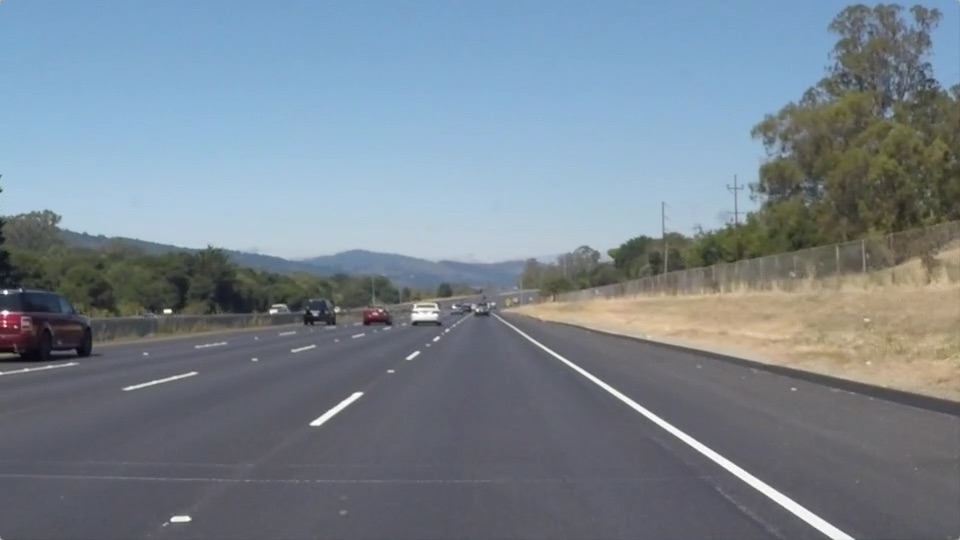
#> input picture test_images/solidWhiteRight.jpg, 960 x 540 px
$ jupyter execute Beezel.ipynb   (shell and % lines are left out)
#> lines starting #> are read from the running program, lines starting #| are printed output that depends on the picture; after the words box and inside, x2 and y2 are one past the last pixel; in counts of white or black regions, pixels touching at a corner belong together
[cell 1]
#importing some useful packages
import matplotlib.pyplot as plt
import matplotlib.image as mpimg
import numpy as np
import cv2


import math

# [6 lines left out: function grayscale, not called in this run]

def canny(img, low_threshold, high_threshold):
    """Applies the Canny transform"""
    return cv2.Canny(img, low_threshold, high_threshold)

def gaussian_blur(img, kernel_size):
    """Applies a Gaussian Noise kernel"""
    return cv2.GaussianBlur(img, (kernel_size, kernel_size), 0)

# [72 lines left out: functions region_of_interest, draw_lines, hough_lines, weighted_img, not called in this run]

#reading in an image
Roadim = mpimg.imread('test_images/solidWhiteRight.jpg',0)
#> Roadim is the input picture: shape (540, 960, 3); mean R, G, B 120.3, 132.6, 143.7
#printing out some stats and plotting
print('This image is:', type(Roadim), 'with dimesions:', Roadim.shape)
#| This image is: <class 'numpy.ndarray'> with dimesions: (540, 960, 3)
#plt.imshow(Roadim)  #call as plt.imshow(gray, cmap='gray') to show a grayscaled image


#grayscle
grayRoadim = cv2.cvtColor(Roadim,cv2.COLOR_RGB2GRAY)
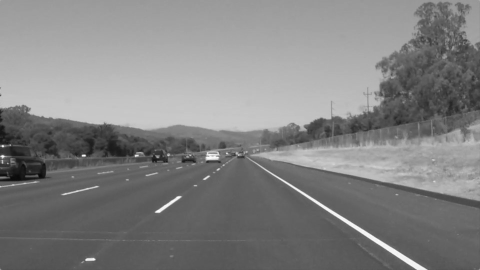
#> grayRoadim: shape (540, 960) (shown at 1/2 size); min 8, max 255, mean 130.1
#second = plt.imshow(grayRoadim)

# Define a kernel size and apply Gaussian smoothing
kernel_size = 5
blur_gray = cv2.GaussianBlur(grayRoadim,(kernel_size, kernel_size),0)

# Define our parameters for Canny and apply
low_threshold = 50
high_threshold = 150
edges = cv2.Canny(blur_gray, low_threshold, high_threshold)
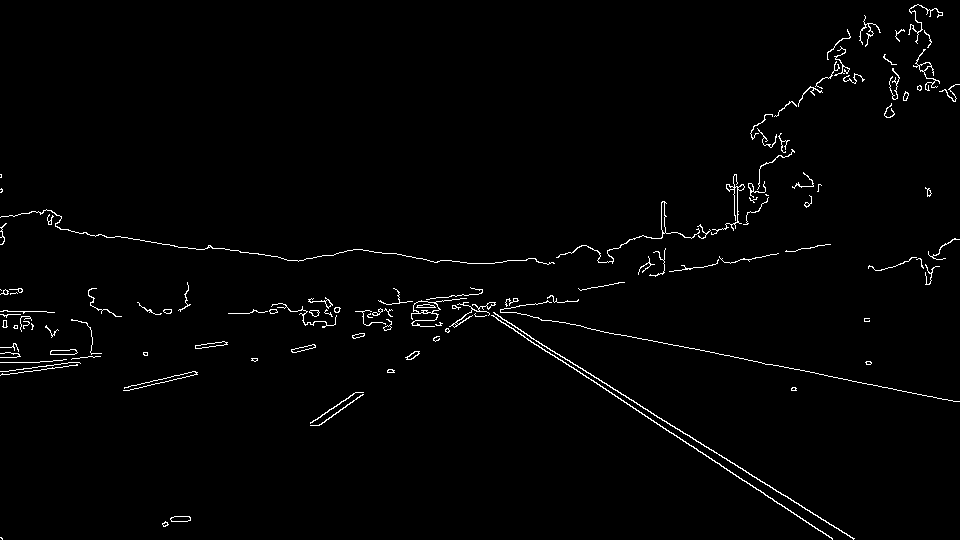
#> edges: shape (540, 960); 1.5% white in thin lines or dots

# Next we'll create a masked edges image using cv2.fillPoly()
mask = np.zeros_like(edges)
ignore_mask_color = 255

# This time we are defining a four sided polygon to mask
imshape = Roadim.shape
vertices = np.array([[(10,imshape[0]),(475, imshape[0]/1.9), (imshape[1]-475, imshape[0]/1.9), (imshape[1]-10,imshape[0])]], dtype=np.int32)
cv2.fillPoly(mask, vertices, ignore_mask_color)
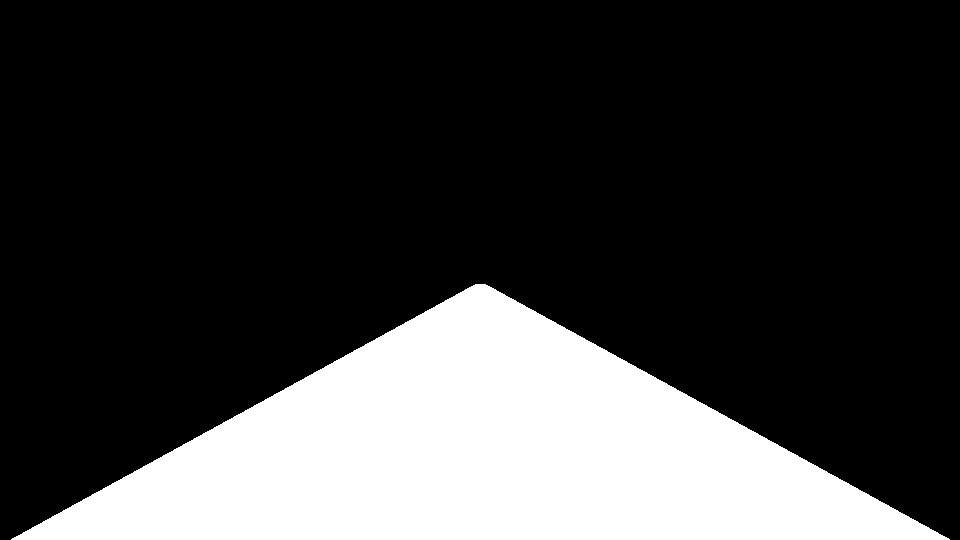
#> mask: shape (540, 960); 23.5% white; 1 white region, box (x1, y1, x2, y2) and area: (11, 284, 950, 540) 121809
masked_edges = cv2.bitwise_and(edges, mask)
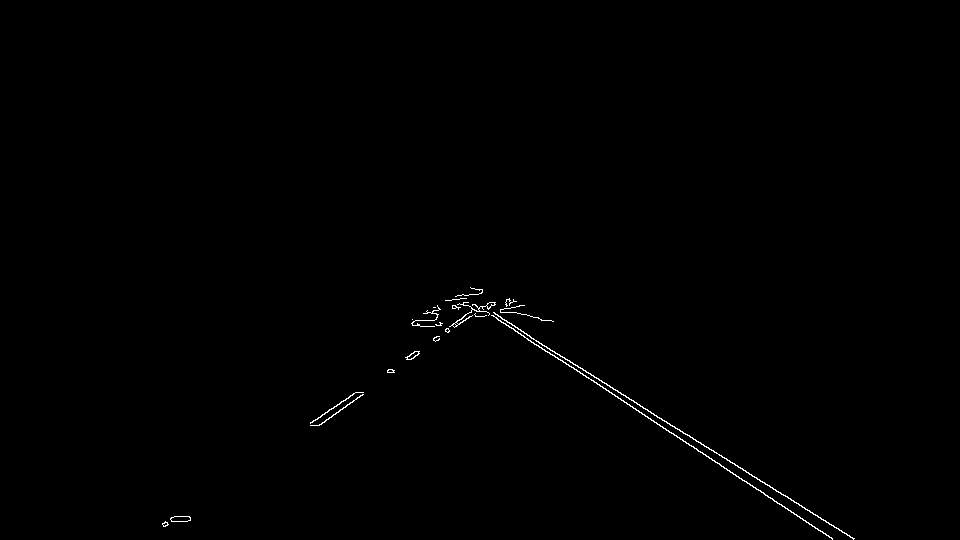
#> masked_edges: shape (540, 960); 0.38% white in thin lines or dots, all inside (x1, y1, x2, y2) = (162, 287, 855, 540)

# Define the Hough transform parameters
# Make a blank the same size as our image to draw on
rho = 2 # distance resolution in pixels of the Hough grid
theta = (np.pi/180) # angular resolution in radians of the Hough grid
threshold = 15     # minimum number of votes (intersections in Hough grid cell)
min_line_length = 40 #minimum number of pixels making up a line
max_line_gap = 20    # maximum gap in pixels between connectable line segments
line_image = np.copy(Roadim) # creating a blank to draw lines on

# Run Hough on edge detected image
# Output "lines" is an array containing endpoints of detected line segments
lines = cv2.HoughLinesP(masked_edges, rho, theta, threshold, np.array([]),
                            min_line_length, max_line_gap)
#> lines = 18 rows, first 6: [462, 294, 853, 538], [461, 295, 644, 414], [459, 295, 793, 512], [387, 372, 491, 302], [409, 356, 480, 306], [317, 425, 362, 394]

# Iterate over the output "lines" and draw lines on a blank image
for line in lines:
    for x1,y1,x2,y2 in line:
        cv2.line(line_image,(x1,y1),(x2,y2),(255,0,0),10)
#> this loop made 18 passes
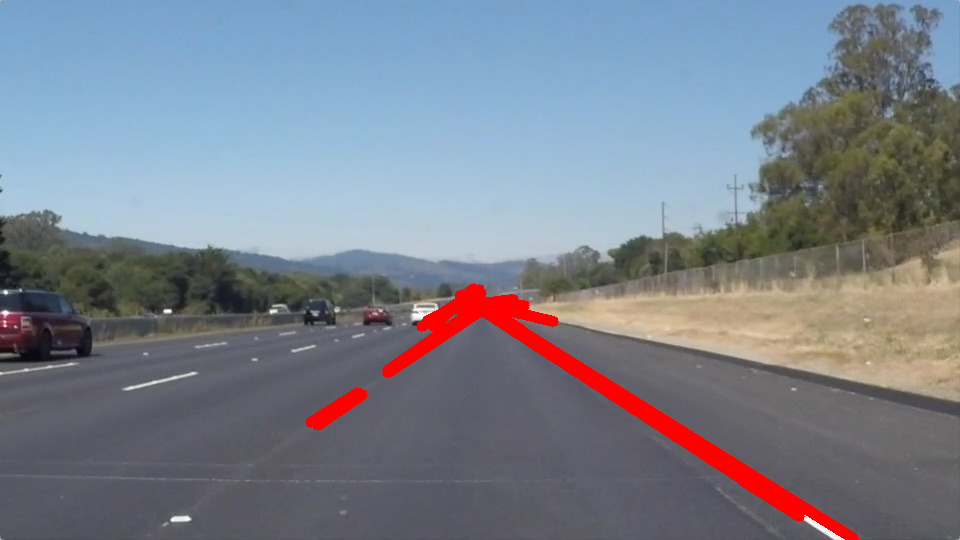
#> line_image: shape (540, 960, 3); 2.39% of pixels changed, all inside (x1, y1, x2, y2) = (305, 283, 859, 540)

# Create a "color" binary image to combine with line image
color_edges = np.dstack((edges, edges, edges))
#> color_edges: shape (540, 960, 3); 1.5% white in thin lines or dots

# Draw the lines on the edge image
lines_edges = cv2.addWeighted(color_edges, 0.8, line_image, 1, 0)
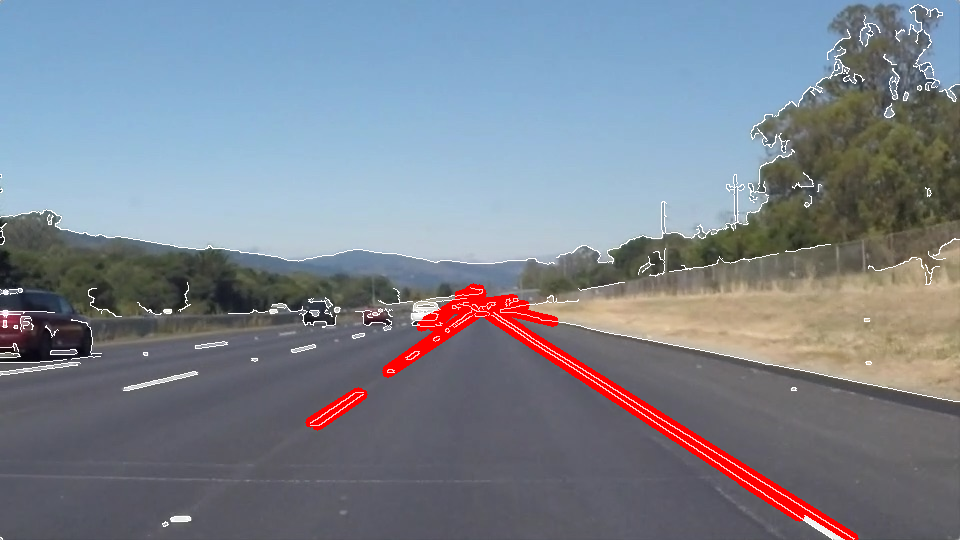
#> lines_edges: shape (540, 960, 3); mean of channels 0, 1, 2 124.6, 131.5, 142.5; drawn as R, G, B

# cv2.namedWindow("Chan")
# gama = cv2.imshow("Chan", lines_edges)

plt.imshow( lines_edges)

$ run again, with test_images/solidWhiteCurve.jpg copied over test_images/solidWhiteRight.jpg
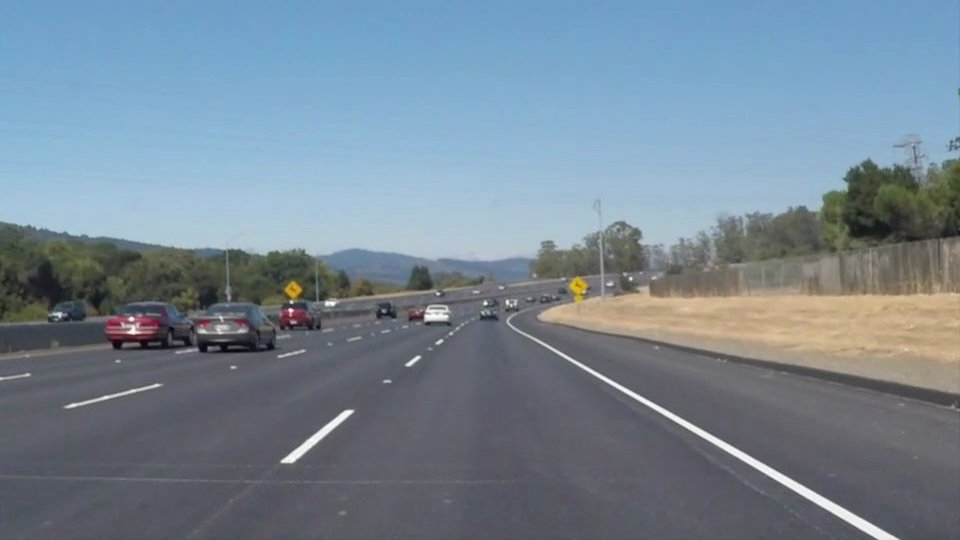
#> input picture test_images/solidWhiteCurve.jpg, 960 x 540 px
#> Roadim is the input picture: shape (540, 960, 3); mean R, G, B 118.5, 134.5, 148.1
#| This image is: <class 'numpy.ndarray'> with dimesions: (540, 960, 3)
#> `edges = cv2.Canny(blur_gray, low_threshold, high_threshold)`:
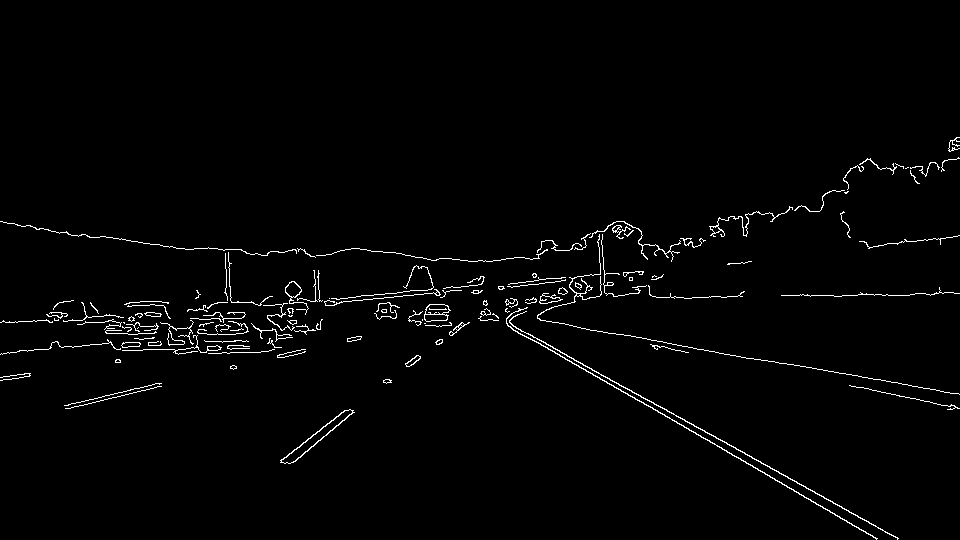
#> edges: shape (540, 960); 1.7% white in thin lines or dots, all inside (x1, y1, x2, y2) = (0, 137, 960, 540)
#> mask: shape (540, 960); 23.5% white; 1 white region, box (x1, y1, x2, y2) and area: (11, 284, 950, 540) 121809
#> masked_edges: shape (540, 960); 0.39% white in thin lines or dots, all inside (x1, y1, x2, y2) = (280, 284, 899, 540)
#> lines = 15 rows, first 6: [490, 313, 897, 538], [483, 311, 876, 538], [293, 462, 353, 412], [280, 462, 346, 410], [385, 382, 485, 309], [280, 460, 343, 412]
#> the loop `for line in lines:` made 15 passes
#> `lines_edges = cv2.addWeighted(color_edges, 0.8, line_image, 1, 0)`:
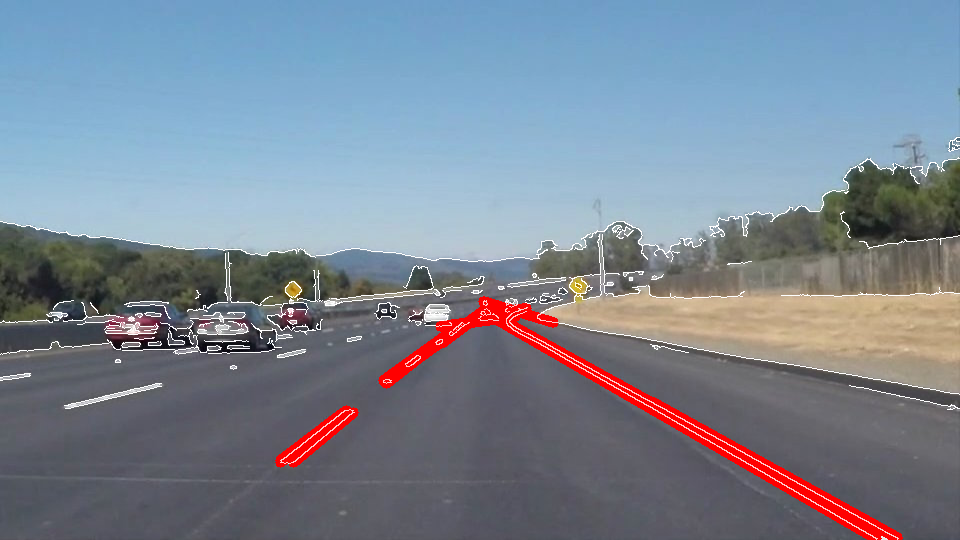
#> lines_edges: shape (540, 960, 3); mean of channels 0, 1, 2 123.4, 133.8, 147.3; drawn as R, G, B

$ run again, with test_images/solidYellowCurve.jpg copied over test_images/solidWhiteRight.jpg
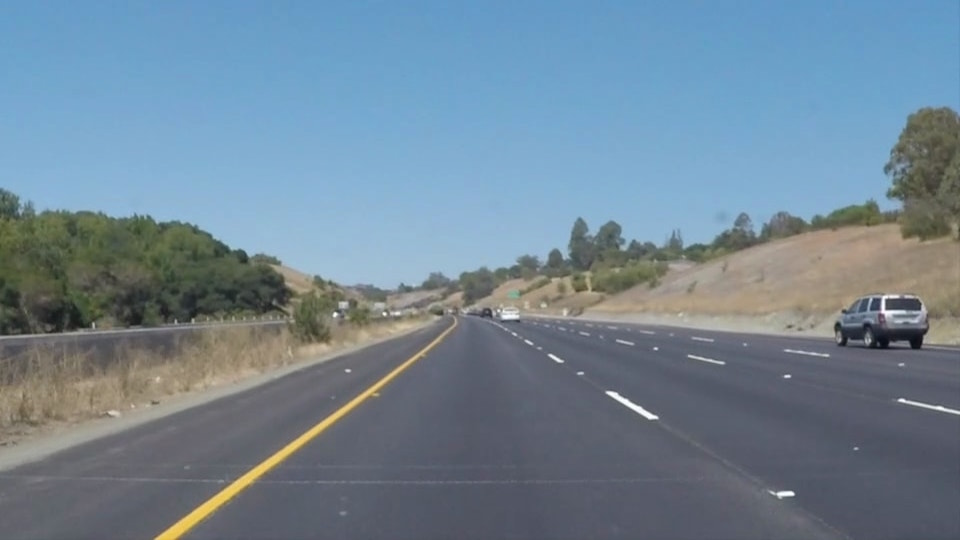
#> input picture test_images/solidYellowCurve.jpg, 960 x 540 px
#> Roadim is the input picture: shape (540, 960, 3); mean R, G, B 113, 133.4, 149
#| This image is: <class 'numpy.ndarray'> with dimesions: (540, 960, 3)
#> `edges = cv2.Canny(blur_gray, low_threshold, high_threshold)`:
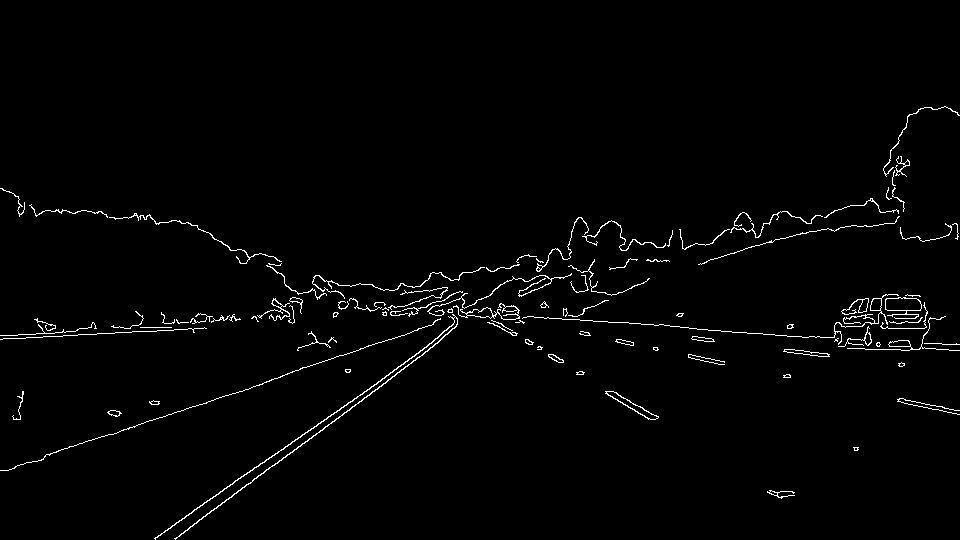
#> edges: shape (540, 960); 1.7% white in thin lines or dots, all inside (x1, y1, x2, y2) = (0, 106, 960, 540)
#> mask: shape (540, 960); 23.5% white; 1 white region, box (x1, y1, x2, y2) and area: (11, 284, 950, 540) 121809
#> masked_edges: shape (540, 960); 0.38% white in thin lines or dots, all inside (x1, y1, x2, y2) = (154, 289, 795, 540)
#> lines = 28 rows, first 6: [277, 463, 440, 340], [264, 462, 384, 378], [232, 484, 302, 434], [174, 538, 266, 469], [606, 392, 651, 419], [612, 391, 658, 417]
#> the loop `for line in lines:` made 28 passes
#> `lines_edges = cv2.addWeighted(color_edges, 0.8, line_image, 1, 0)`:
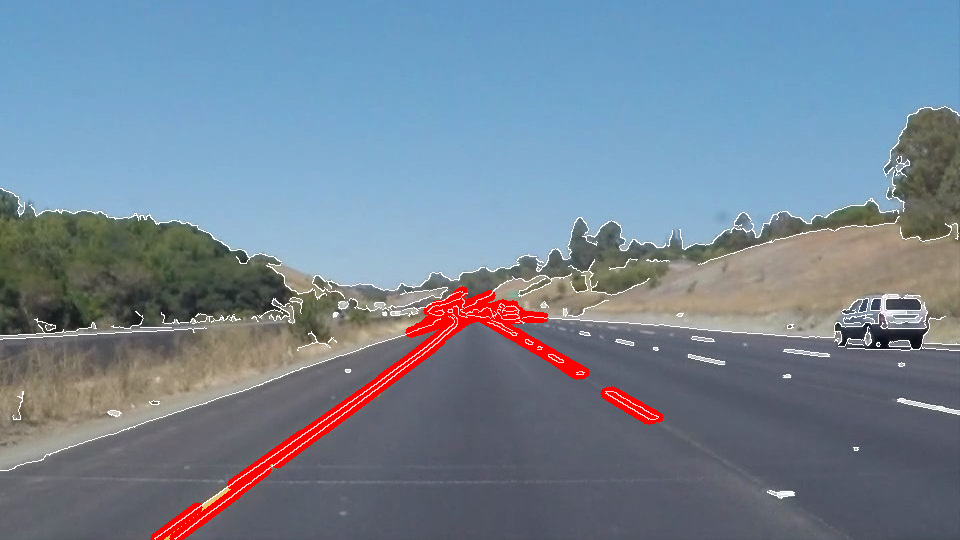
#> lines_edges: shape (540, 960, 3); mean of channels 0, 1, 2 117.3, 132.6, 148.7; drawn as R, G, B
